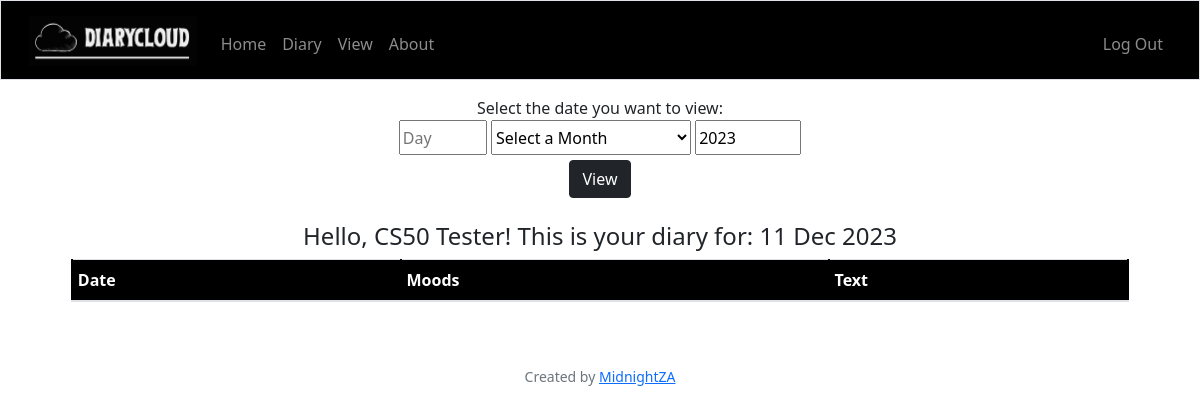
Before: /view (signed in) with the older database file.
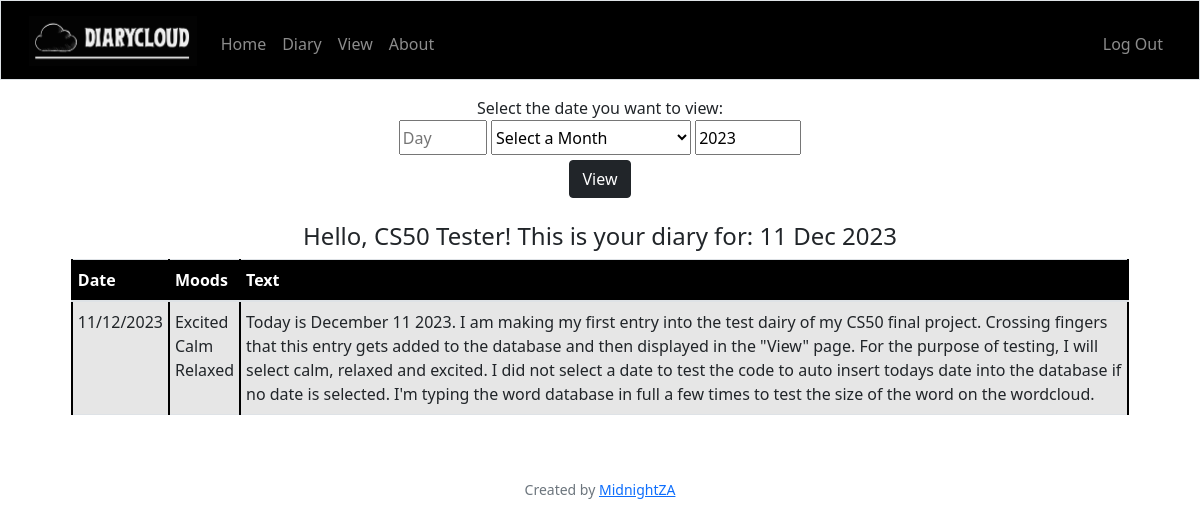
After: the same page with the newer database file.
### tables this page shows
CREATE TABLE "users" ("id" INTEGER PRIMARY KEY AUTOINCREMENT UNIQUE NOT NULL, "username" TEXT UNIQUE NOT NULL, "hash" TEXT NOT NULL, "name" TEXT NOT NULL DEFAULT 'To DiaryCloud');

CREATE TABLE 'userdata' ("id" INTEGER PRIMARY KEY AUTOINCREMENT UNIQUE NOT NULL, "mood" TEXT, "user_id" TEXT NOT NULL, 'year'  DATETIME NOT NULL  , 'month'  DATETIME NOT NULL  , 'day'  DATETIME NOT NULL  , 'notes' TEXT, 'image' BLOB, 'text' TEXT, FOREIGN KEY ("user_id") REFERENCES users(id));

### app.py (the view, shortened to what this page needs)
@app.route("/view", methods=["GET", "POST"])
@login_required
def view():
    userid = db.execute("SELECT name FROM users WHERE id = ?;", session['user_id'])[0]['name']
    apology = ""
    if request.method == "GET":
        date = datetime.now()
        year = date.year
        month = date.month
        day = date.day
        try:
            text_db = db.execute("SELECT day, month, year, mood, text FROM userdata WHERE user_id=? AND day=? AND month=? AND year=?;",session['user_id'],day, month, year)
        except:
            text_db = "No text found from GET"
        print(text_db)
        return render_template("view.html", name=userid, text_db=text_db, day=day, month=calendar.month_abbr[int(month)], year=year, apology=apology)

### app.py (called while the page is built)
@app.after_request
def after_request(response):
    response.headers["Cache-Control"] = "no-cache, no-store, must-revalidate"
    response.headers["Expires"] = 0
    response.headers["Pragma"] = "no-cache"
    return response

### helpers.py (called while the page is built)
def login_required(f):
    @wraps(f)
    def decorated_function(*args, **kwargs):
        if session.get("user_id") is None:
            return redirect("/login")
        return f(*args, **kwargs)
    return decorated_function

### templates/view.html (shortened to what this page needs)
{% extends "layout.html" %}
{% block main %}
    <div>
        <form action="/view" method="post">
            <p>Select the date you want to view: </p>
            <input type="number" name="day" id="day" placeholder="Day" min="1" max="31" autocomplete="off">
            <select class="month" name="month" id="month" value="{{ month }}">
                <option value="0">Select a Month</option>
            </select>
            <input type="number" name="year" id="year" placeholder="Year" min="2000" max="2050" value="{{ year }}" autocomplete="off">
            <br>
            <button class="btn btn-dark" id="view" type="submit">View</button>
        </form>
        <br>
        {% if apology != "No entries found" %}
            <h4>Hello, {{ name }}! This is your diary for: {{ day }} {{ month }} {{ year }}</h4>
            <div class="diaryview">
                <table class="table table-hover table-striped">
                    <thead style="background-color: black; color: white;">
                        <tr>
                            <th class="text-start">Date</th>
                            <th class="text-start">Moods</th>
                            <th class="text-start">Text</th>
                        </tr>
                    </thead>
                    <tbody>
                        {% for row in text_db %}
                            <tr>
                                <td class="text-start">{{ row.day }}/{{ row.month }}/{{ row.year }}</td>
                                <td class="text-start">
                                    {% if not row.mood %}
                                        -
                                    {% else %}
                                        {% for word in row.mood.split() %}
                                            {{ word | capitalize }}
                                            <br>
                                        {% endfor %}
                                    {% endif %}
                                </td>
                                <td class="text-start">
                                    {% if not row.text %}
                                        -
                                    {% else %}
                                        {{ row.text }}
                                    {% endif %}
                                </td>
                            </tr>
                        {% endfor %}
                    </tbody>
                </table>
            </div>
        {% else %}
            <h4>Hello, {{ name }}! You do not have any entries for: {{ day }} {{ month }} {{ year }}</h4>
            <p>Head over to your <a href="/diary">diary</a> to make an entry</p>
        {% endif %}
    </div>
{% endblock %}

### templates/layout.html (shortened to what this page needs)
<!DOCTYPE html>
<html lang="en">
    <head>
        <link rel="stylesheet" href="https://cdn.jsdelivr.net/npm/bootstrap@4.1.3/dist/css/bootstrap.min.css">
        <link href="https://cdn.jsdelivr.net/npm/bootstrap@5.1.3/dist/css/bootstrap.min.css" rel="stylesheet">
        <link href="/static/styles.css" rel="stylesheet">
    </head>
    <body>
        <nav class="border navbar navbar-expand-md navbar-dark" style="background-color: black;">
            <div class="container-fluid">
                <a class="navbar-brand" href="/"><img src="static/logo_main.png" alt="Logo of DiaryCloud" height="50" filter=""></a>
                <div class="collapse navbar-collapse" id="navbar">
                    {% if session["user_id"] %}
                        <ul class="navbar-nav me-auto mt-2">
                            <li class="nav-item"><a class="nav-link" href="/">Home</a></li>
                            <li class="nav-item"><a class="nav-link" href="/diary">Diary</a></li>
                            <li class="nav-item"><a class="nav-link" href="/view">View</a></li>
                            <li class="nav-item"><a class="nav-link" href="/about">About</a></li>
                        </ul>
                        <ul class="navbar-nav ms-auto mt-2">
                            <li class="nav-item"><a class="nav-link" href="/logout">Log Out</a></li>
                        </ul>
                    {% endif %}
                </div>
            </div>
        </nav>
        <main class="container-fluid py-5 text-center">
            {% block main %}{% endblock %}
        </main>
        <footer class="mb-5 small text-center text-muted">
            Created by <a href="https://github.com/MidnightZA">MidnightZA</a>
        </footer>
    </body>
</html>

### static/styles.css (style rules this page uses)
nav .navbar-brand { font-size: xx-large; filter: invert(1); }
input { height: 35px; }
#view { margin-top: 5px; }
p { margin-top: 0; margin-bottom: 0; }
div.diaryview { background-color: inherit; text-align: left; padding-left: 5%; padding-right: 5%; }
.table>:not(caption)>*>* { padding-left: 5px; padding-right: 5px; border-left: 2px solid black; border-right: 2px solid black; }
select.month { height: 35px; width:200px; }
.py-5 { padding-top: 1rem!important; padding-bottom: 3rem!important; }

Changed rows visible on the page:
added userdata: day "11", month "12", year "2023", word "Excited" "Calm" "Relaxed", text "Today is December 11 2023. I am making my first entry into the test dairy of my CS50 final project. Crossing fingers that this entry gets added to the database and then displayed in the \"View\" page. For the purpose of testing, I will select calm, relaxed and excited. I did not select a date to test the code to auto insert todays date into the database if no date is selected. I'm typing the word database in full a few times to test the size of the word on the wordcloud."
